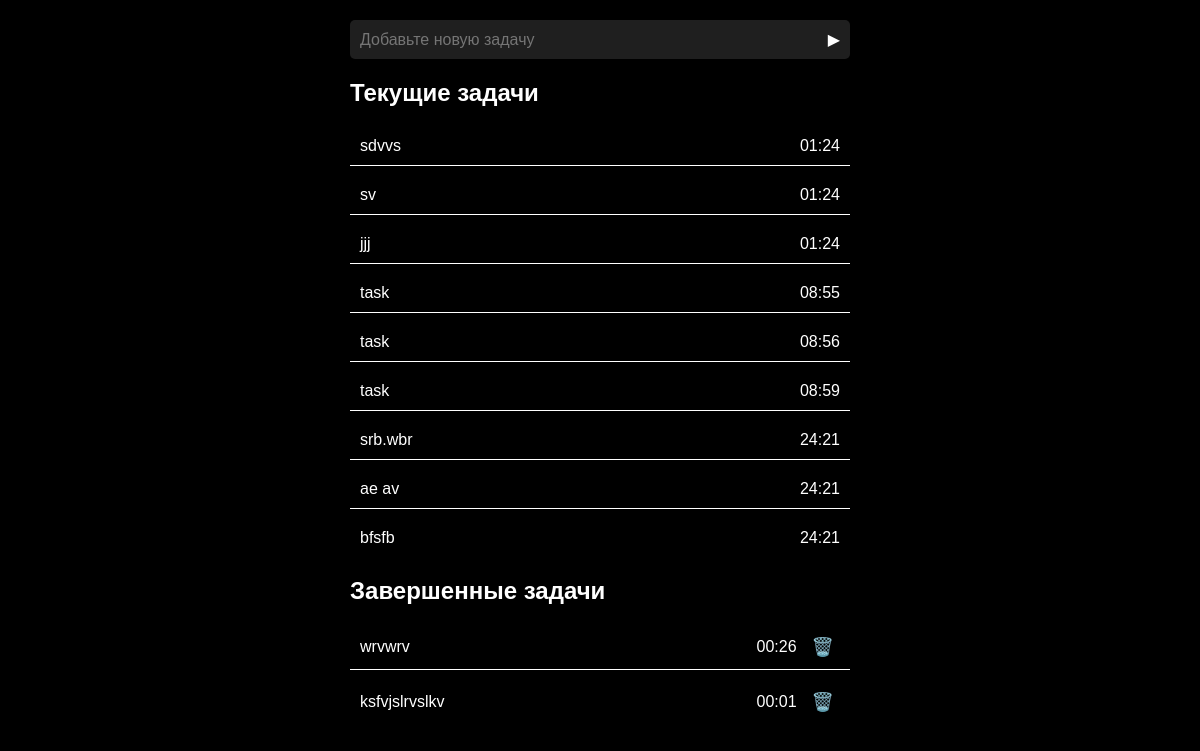
The page / on the database its author committed.
### tasks/models.py (models this page shows, shortened)
class Task(models.Model):
    title = models.CharField(max_length=200)
    completed = models.DateTimeField(null=True, blank=True, default=None)
    created = models.DateTimeField(auto_now_add=True)

### tasks/views.py (the view)
# urls.py: 2. Add a URL to urlpatterns:  path('', views.home, name='home')
def home(request):
    if request.method == 'POST':
        form = TaskForm(request.POST)
        if form.is_valid():
            form.save()
        return redirect('home')
    return render(request, 'tasks/home.html', {
        'form': TaskForm,
        'current_tasks': Task.objects.filter(completed__isnull=True).order_by('created').reverse(),
        'completed_tasks': Task.objects.filter(completed__isnull=False).order_by('completed').reverse()
    })

### tasks/templatetags/filters.py (called while the page is built)
@register.filter(name='work_time')
def work_time(task):
    time_ = task.completed - task.created
    hours, remainder = divmod(time_.seconds, 3600)
    minutes, seconds = divmod(remainder, 60)
    if len(str(hours)) == 1:
        hours = f'0{hours}'
    if len(str(minutes)) == 1:
        minutes = f'0{minutes}'
    return f'{hours}:{minutes}'

### tasks/templates/tasks/home.html (shortened to what this page needs)
<!DOCTYPE html>
{% load filters %}
<html lang="ru">
<head>
</head>
<body>
<div class="container">
    <form method="POST">
        <div class="input-group">
            <input type="text" name="title" placeholder="Добавьте новую задачу">
            <button type="submit">▶</button>
        </div>
    </form>
    {% if current_tasks %}
        <div class="tasks">
            <h2>Текущие задачи</h2>
            {% for task in current_tasks %}
                <button type="button" class="task-button check-condition" data-task-id="{{ task.id }}"
                        data-created="{{ task.created|date:'U' }}">
                    {{ task.title|truncatechars:50 }} <span class="time-since">00:01 </span>
                </button>
            {% endfor %}
        </div>
    {% endif %}
    {% if completed_tasks %}
        <div class="tasks">
            <h2>Завершенные задачи</h2>
            {% for task in completed_tasks %}
                <div class="completed-task">
                    {{ task.title|truncatechars:50 }} <span>{{ task|work_time }}</span>
                    <form action="{% url 'delete_task' task.id %}" method="post" style="display: inline;">
                        <button type="submit" class="delete-task">🗑️</button>
                    </form>
                </div>
            {% endfor %}
        </div>
    {% endif %}
</div>
</body>
</html>

### tasks/templates/tasks/home.html (style rules this page uses)
body { font-family: Arial, sans-serif; background-color: #000000; color: white; margin: 0; padding: 20px; }
.container { max-width: 500px; margin: 0 auto; }
.input-group { display: flex; margin-bottom: 20px; }
.input-group input[type="text"] { flex: 1; padding: 10px; font-size: 16px; border: none; border-radius: 5px 0 0 5px; background-color: #1f1f1f; color: white; }
.input-group button { padding: 10px; font-size: 16px; border: none; background-color: #1f1f1f; color: white; cursor: pointer; border-radius: 0 5px 5px 0; }
.tasks { margin-bottom: 20px; }
.tasks h2 { margin-top: 0; }
.completed-task, .task-button { display: flex; justify-content: space-between; align-items: center; background-color: #000000; padding: 10px; margin: 10px 0; border: none; color: white; text-align: left; width: 500px; cursor: pointer; border-bottom: 1px solid white; font-size: 16px; box-sizing: border-box; }
.completed-task:last-child, .task-button:last-child { border-bottom: none; }
.completed-task span, .task-button span { margin-left: auto; }
.completed-task { cursor: default; }
.delete-task { background: none; border: none; color: white; cursor: pointer; padding-left: 15px; font-size: 18px; }
.completed-task { display: flex; justify-content: space-between; align-items: center; }

### rows shown on the page
Task: title "sdvvs"
Task: title "sv"
Task: title "jjj"
Task: title "task"
Task: title "task"
Task: title "task"
Task: title "srb.wbr"
Task: title "ae av"
Task: title "bfsfb"
Task: title "wrvwrv", completed+created "00:26"
Task: title "ksfvjslrvslkv", completed+created "00:01"
